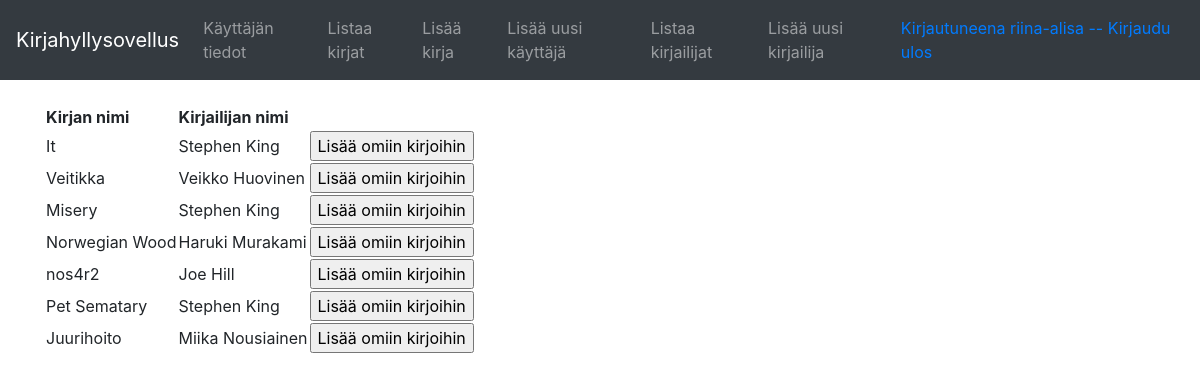
Screenshot of /books/ (signed in) with the database file from the repository.
### application/auth/models.py (models this page shows, shortened)
class User(Base):
    __tablename__ = "account"
    name = db.Column(db.String(30), nullable=False)
    username = db.Column(db.String(30), nullable=False)
    password = db.Column(db.String(30), nullable=False)
    mybooks = db.relationship("Book", secondary=users_books,
        backref=db.backref('mybooks', lazy='dynamic'))

### tables this page shows
CREATE TABLE authors_books (
	book_id INTEGER, 
	author_id INTEGER, 
	FOREIGN KEY(book_id) REFERENCES book (id), 
	FOREIGN KEY(author_id) REFERENCES author (id)
);

### application/books/models.py (models this page shows, shortened)
class Book(Base):
    name = db.Column(db.String(144), nullable=False)

### application/authors/models.py (models this page shows, shortened)
class Author(Base):
    __tablename__ = "author"
    firstname = db.Column(db.String(30), nullable=False)
    lastname = db.Column(db.String(30), nullable=False)
    books = db.relationship("Book", secondary=authors_books,
        backref=db.backref('books', lazy='dynamic'))

### application/books/views.py (the view)
@app.route("/books/", methods=["GET"])
def books_index():
    user = current_user
    stmt = text("select book_id, author_id, name, firstname, lastname from authors_books join book on "
                "book.id=authors_books.book_id join author on author.id=authors_books.author_id")
    books = db.engine.execute(stmt)
    return render_template("books/list.html", books=books, user=user)

### application/__init__.py (called while the page is built)
@login_manager.user_loader
def load_user(user_id):
    return User.query.get(user_id)

### application/templates/books/list.html (shortened to what this page needs)
{% extends "layout.html" %}
{% block body %}
  <table>
    <tr>
      <th>Kirjan nimi</th>
      <th>Kirjailijan nimi</th>
      <th></th>
    </tr>
    {% for book in books %}
    <tr>
      <td>{{ book.name }}</td>
      <td>{{ book.firstname }} {{book.lastname }}</td>
      <td>
        <form method="POST" action="{{ url_for('book_add_to_user', book_id=book.book_id) }}">
            <input type="submit" value="Lisää omiin kirjoihin"/>
        </form>
      </td>
    </tr>
    {% endfor %}
  </table>
{% endblock %}

### application/templates/layout.html (shortened to what this page needs)
<!DOCTYPE html>
<html>
  <head>
    <link rel="stylesheet" href="https://maxcdn.bootstrapcdn.com/bootstrap/4.0.0/css/bootstrap.min.css"
>
  </head>
  <body>
    <nav class="navbar navbar-expand-md navbar-dark bg-dark mb-4">
      <a class="navbar-brand" href="#">Kirjahyllysovellus</a>
      <div class="collapse navbar-collapse" id="navbarCollapse">
        <ul class="navbar-nav mr-auto">
          {% if current_user.is_authenticated %}
          <li class="nav-item">
            <a class="nav-link" href="{{ url_for('auth_info', username=current_user.username) }}">Käyttäjän tiedot</a>
          </li>
          {% endif %}
          <li class="nav-item">
            <a class="nav-link" href="{{ url_for('books_index') }}">Listaa kirjat</a>
          </li>
          <li class="nav-item">
            <a class="nav-link" href="{{ url_for('books_form') }}">Lisää kirja</a>
          </li>
          <li class="nav-item">
            <a class="nav-link"  href="{{ url_for('auth_form') }}">Lisää uusi käyttäjä</a>
          </li>
          <li class="nav-item">
            <a class="nav-link"  href="{{ url_for('authors_index') }}">Listaa kirjailijat</a>
          </li>
          <li class="nav-item">
            <a class="nav-link"  href="{{ url_for('authors_form') }}">Lisää uusi kirjailija</a>
          </li>
        </ul>
        <div class="form-inline mt-2 mt-md-0">
          {% if current_user.is_authenticated %}
          <a href="{{url_for('auth_logout') }}">Kirjautuneena {{ current_user.name }} -- Kirjaudu ulos</a>
          {% else %}
          <a href="{{ url_for('auth_login') }}">Kirjaudu sisään</a>
          {% endif %}
        </div>
      </div>
    </nav>
    <main role="main" class="container">
      {% block body %}{% endblock %}
    </main>
  </body>
</html>

### rows the page displays
User: name "riina-alisa"
authors_books: name "It", firstname "Stephen", lastname "King"
authors_books: name "Veitikka", firstname "Veikko", lastname "Huovinen"
authors_books: name "Misery", firstname "Stephen", lastname "King"
authors_books: name "Norwegian Wood", firstname "Haruki", lastname "Murakami"
authors_books: name "nos4r2", firstname "Joe", lastname "Hill"
authors_books: name "Pet Sematary", firstname "Stephen", lastname "King"
authors_books: name "Juurihoito", firstname "Miika", lastname "Nousiainen"
